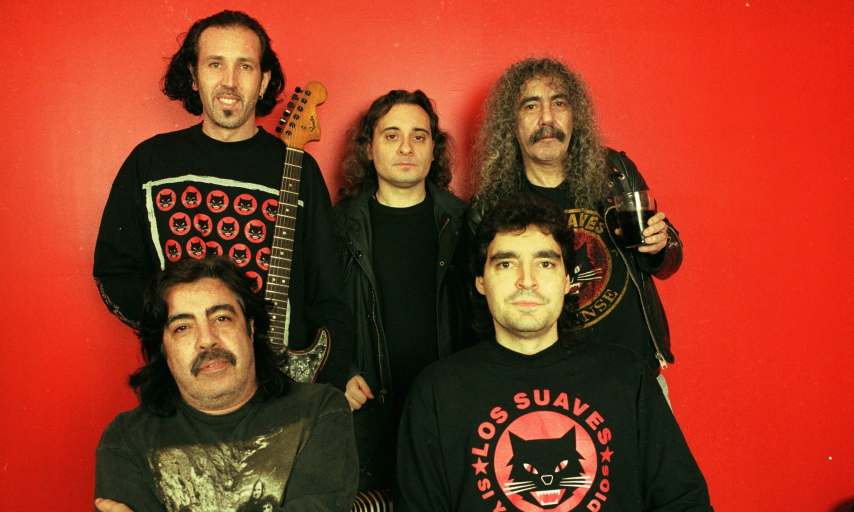
#> input picture img/suaves-foto.jpg, 2560 x 1536 px (shown at 1/3 size)
$ python caras.py
#> lines starting #> are read from the running program, lines starting #| are printed output that depends on the picture; after the words box and inside, x2 and y2 are one past the last pixel; in counts of white or black regions, pixels touching at a corner belong together
### utils/Img.py
import numpy as np
from matplotlib import pyplot as plt
import cv2 as cv

ROJO = (0, 0, 255)
VERDE = (0, 255, 0)
AZUL = (255, 0, 0)
TRANSPARENTE = (0, 0, 0, 0)


def cargar_imagen(route: str = 'img/kong.jpg', window_name: str = 'prueba1', mostrar=False) -> np.ndarray:
#> called with route = 'img/suaves-foto.jpg', window_name = 'prueba1', mostrar = False
    src = cv.imread(route)
#> src is the input picture: shape (1536, 2560, 3); mean B, G, R 34.8, 58.3, 147.4
    if mostrar:
        cv.namedWindow(window_name, cv.WINDOW_AUTOSIZE)
        cv.imshow(window_name, src)
        cv.waitKey(0)
    return src


# [42 lines left out: functions print_image_info, show_3_gray, separar_rgb, separar_hsv, separar_luv, not called in this run]


def unir_colores(red, green, blue):
    return cv.merge([blue, green, red])


def escala_grises(img, mostrar_var=False):
#> called with mostrar_var = False
    grises = cv.cvtColor(img, cv.COLOR_RGB2GRAY)
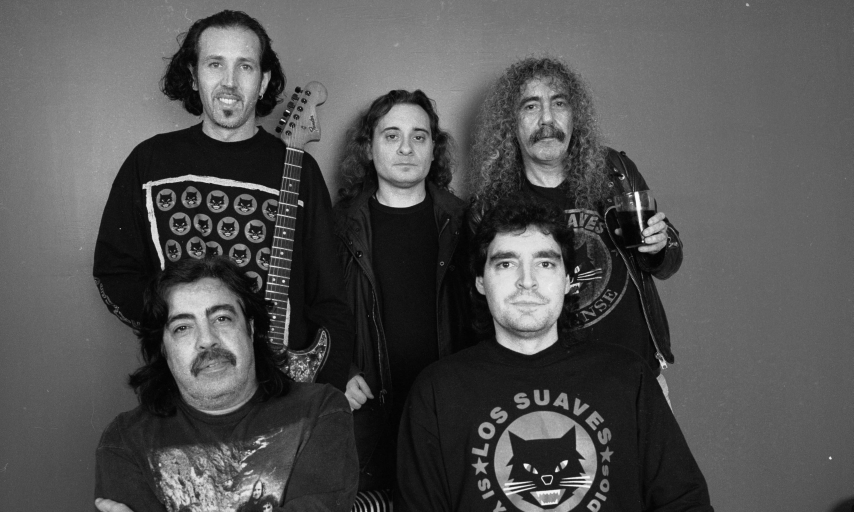
#> grises: shape (1536, 2560) (shown at 1/3 size); min 0, max 254, mean 82.3
    if mostrar_var:
        mostrar(grises, gris=True)
    return grises


# [47 lines left out: functions ver_todos_los_grises, restar_imagenes, sumar_imagenes, multiplicar_imagenes, dividir_imanenes, ver_cambios_entre, not called in this run]


def mostrar(img, gris=False):
    if gris:
        plt.imshow(img, cmap="gray")
    else:
        plt.imshow(img)
    plt.show()


# [100 lines left out: functions mostrar_rgb, binarizar, binarizar_inv, normalizar_entre_01, mostar_histograma, histograma_equalized and 4 more, not called in this run]

### utils/Camera.py
import numpy as np
import cv2 as cv
import face_recognition


def obtener_frame(capturadora: cv.VideoCapture):
    ret, frame = capturadora.read()
    if not ret:
        capturadora.release()
        cv.destroyAllWindows()
        exit(0)

    frame = cv.flip(frame, 1)
    return frame


# [5 lines left out: function pintar_ayuda, not called in this run]


def mostrar_frame(frame: np.ndarray, accion: int):
    cv.imshow("Video", frame)
    k = cv.waitKey(accion)
    if k == ord(' ') & 0xFF:
        if accion == 1:
            return 0
        else:
            return 1
    if k == ord('q') & 0xFF:
        return -1


# [6 lines left out: function pintar_borde_cara, not called in this run]


def get_camera():
    return cv.VideoCapture(1, cv.CAP_DSHOW)


def video_capture(operacion=None, operacion_params=None, mouse_callback=None):
    captura_video = get_camera()
    cv.namedWindow("Video")
    accion = 1
    first_frame = True
    while True:
        frame = obtener_frame(captura_video)
        if first_frame:
            first_frame = False
            mascara = np.zeros(frame.shape, dtype=np.uint8)
        # funcion que se le pasa como parametro
        if operacion:
            frame = operacion(frame, operacion_params)
        if mouse_callback:
            cv.setMouseCallback("Video", mouse_callback, param=frame)
        if frame is None:
            print("None frame")
            continue
        accion = mostrar_frame(frame, accion)
        if accion == -1:
            break
        if accion == 0:
            accion = 0
        else:
            accion = 1

### caras.py
import cv2 as cv
import numpy as np
from utils import Img
from utils import Camera


def __detectar(image: np.ndarray, clasifier: str) -> np.ndarray:
    copy = image.copy()
    gris = Img.escala_grises(copy)
    detector = cv.CascadeClassifier(cv.data.haarcascades + clasifier)
    buscado = detector.detectMultiScale(gris, 1.25, 5)
#> buscado = [[752, 1456, 37, 37], [1538, 1168, 59, 59], [561, 95, 256, 256], [1519, 228, 236, 236], [1103, 324, 226, 226], [1433, 679, 297, 297], [440, 829, 353, 353]]

    return buscado


def detectar_bocas(image: np.ndarray):
    bocas = "haarcascade_smile.xml"
    return __detectar(image, bocas)


def detectar_ojos(image: np.ndarray):
    ojos = "haarcascade_eye.xml"
    return __detectar(image, ojos)


def detectar_caras(image: np.ndarray):
    caras = "haarcascade_frontalface_default.xml"
    return __detectar(image, caras)


def pintar_bordes(image: np.ndarray, bordes: np.ndarray, color: tuple = (10, 255, 10)) -> np.ndarray:
    copy = image.copy()
    for (x, y, w, h) in bordes:
        cv.rectangle(copy, (x, y), (x + w, y + h), color, 2)
    return copy


def detectar_cosas(image, params=None):
    caras = detectar_caras(image)
#> caras has the same summary as buscado in __detectar
    ojos = detectar_ojos(image)
#> ojos = [[622, 172, 47, 47], [1609, 765, 58, 58], [709, 176, 51, 51], [1149, 384, 53, 53], [1229, 389, 50, 50], [1485, 767, 56, 56], [1568, 299, 48, 48], [637, 929, 59, 59], [1648, 287, 52, 52], [512, 955, 64, 64]]
    sonrisas = detectar_bocas(image)
#> in __detectar (call 3), `buscado = detector.detectMultiScale(gris, 1.25, 5)`: buscado = 70 rows, first 6: [2218, 4, 49, 25], [521, 677, 44, 22], [662, 691, 44, 22], [747, 703, 40, 20], [575, 750, 41, 20], [696, 770, 45, 22]
#> sonrisas has the same summary as buscado in __detectar
    sonrisas1 = np.empty((0, 4), int)
    ojos1 = np.empty((0, 4), int)
    # RGB
    verde = (0, 255, 0)
    rojo = (255, 0, 0)
    azul = (0, 0, 255)

    # obtener los ojos dentro de una cara
    for cara in caras:
        x, y, w, h = cara
        for (x2, y2, w2, h2) in ojos:
            if x < x2 < x + w and y < y2 < y + h:
                ojos1 = np.append(ojos1, [[x2, y2, w2, h2]], axis=0)
#> this loop made 7 passes

    for (x, y, w, h) in caras:
        for (x2, y2, w2, h2) in sonrisas:
            if x < x2 < (x + w) and y < y2 < (y + h):
                sonrisas1 = np.append(sonrisas1, [[x2, y2, w2, h2]], axis=0)

    image = pintar_bordes(image, bordes=caras, color=verde)
#> the loop in pintar_bordes, `for (x, y, w, h) in bordes:` made 7 passes
#> after the loop in pintar_bordes, `for (x, y, w, h) in bordes:`:
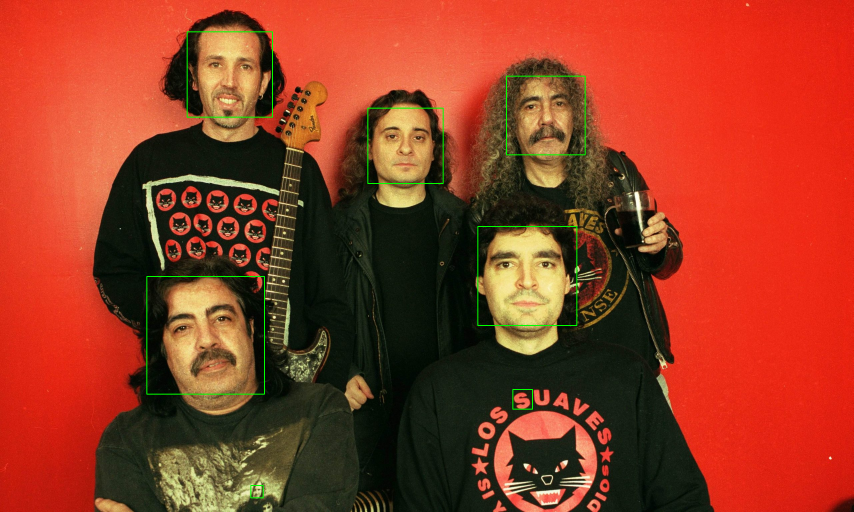
#> copy: shape (1536, 2560, 3) (shown at 1/3 size); mean R, G, B 147, 59.2, 34.7
    image = pintar_bordes(image, bordes=ojos1, color=rojo)
#> call 2 of pintar_bordes, with bordes = array of shape (10, 4), color = (255, 0, 0)
#> after the loop in pintar_bordes (call 2), `for (x, y, w, h) in bordes:`:
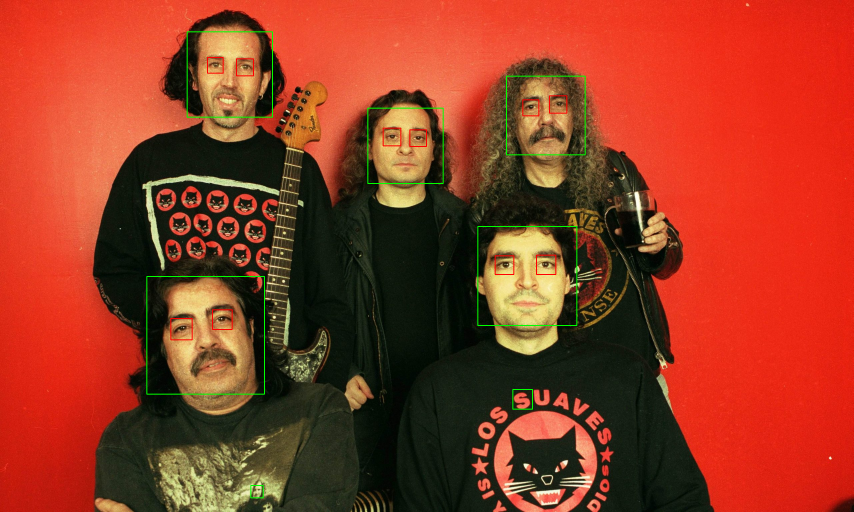
#> copy: shape (1536, 2560, 3) (shown at 1/3 size); 0.16% of pixels changed, all inside (x1, y1, x2, y2) = (511, 171, 1702, 1021)
    image = pintar_bordes(image, bordes=sonrisas1, color=azul)
#> call 3 of pintar_bordes, with bordes = array of shape (16, 4), color = (0, 0, 255)
#> after the loop in pintar_bordes (call 3), `for (x, y, w, h) in bordes:`:
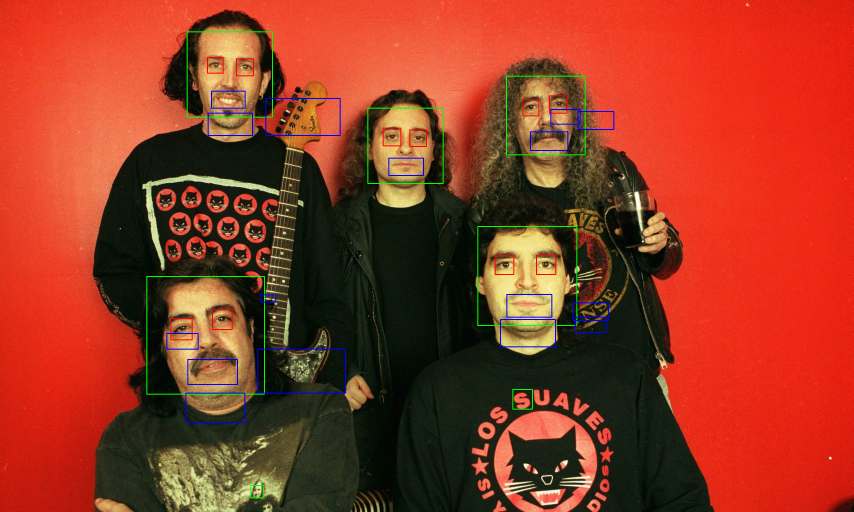
#> copy: shape (1536, 2560, 3) (shown at 1/3 size); 0.48% of pixels changed, all inside (x1, y1, x2, y2) = (499, 272, 1843, 1269)

    return image


def main():
    image = Img.cargar_imagen("img/suaves-foto.jpg")
    # Camera.video_capture(detectar_cosas)
    image = cv.cvtColor(image, cv.COLOR_BGR2RGB)
    image = detectar_cosas(image)
    Img.mostrar(image)

    Camera.video_capture(detectar_cosas)
#> the loop in video_capture, `while True:` made 1 pass; (key q is pressed on pass 1)
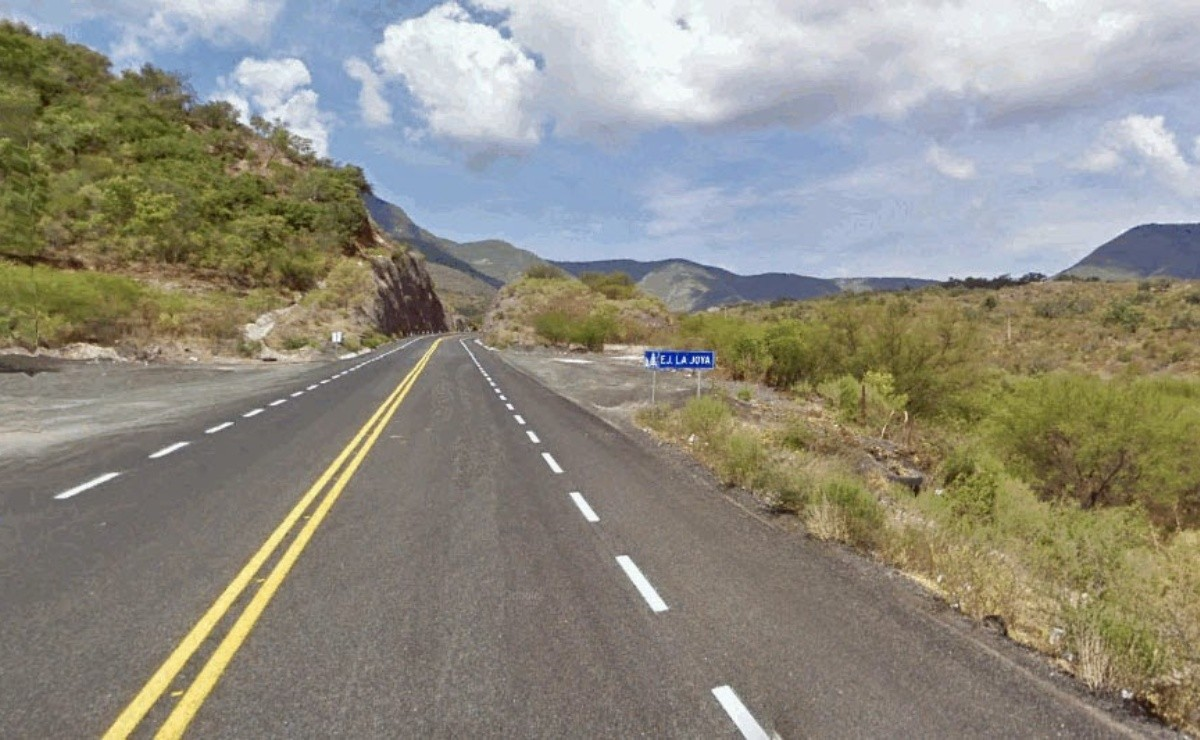
#> input picture img/carretera.jpg, 1200 x 740 px, given in place of the camera
#> pass 1, in obtener_frame, `frame = cv.flip(frame, 1)`:
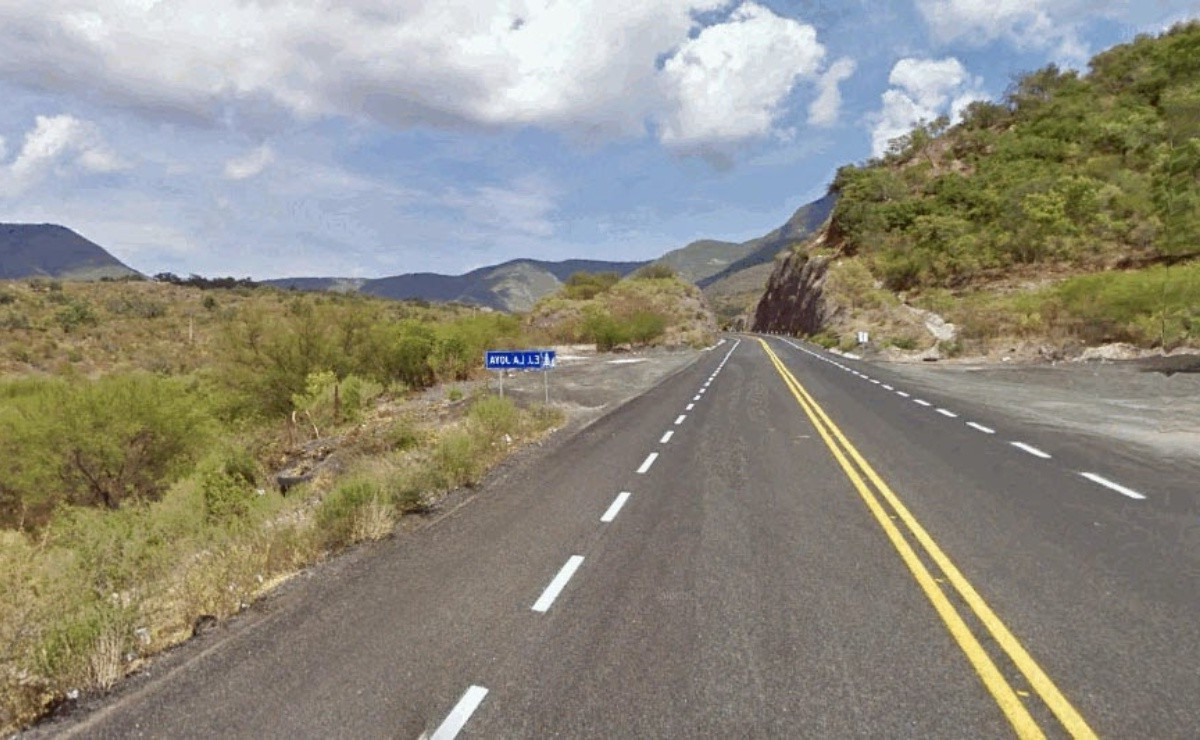
#> frame: shape (740, 1200, 3); mean B, G, R 128.6, 140.3, 143.3
#> pass 1, in escala_grises (call 4), `grises = cv.cvtColor(img, cv.COLOR_RGB2GRAY)`:
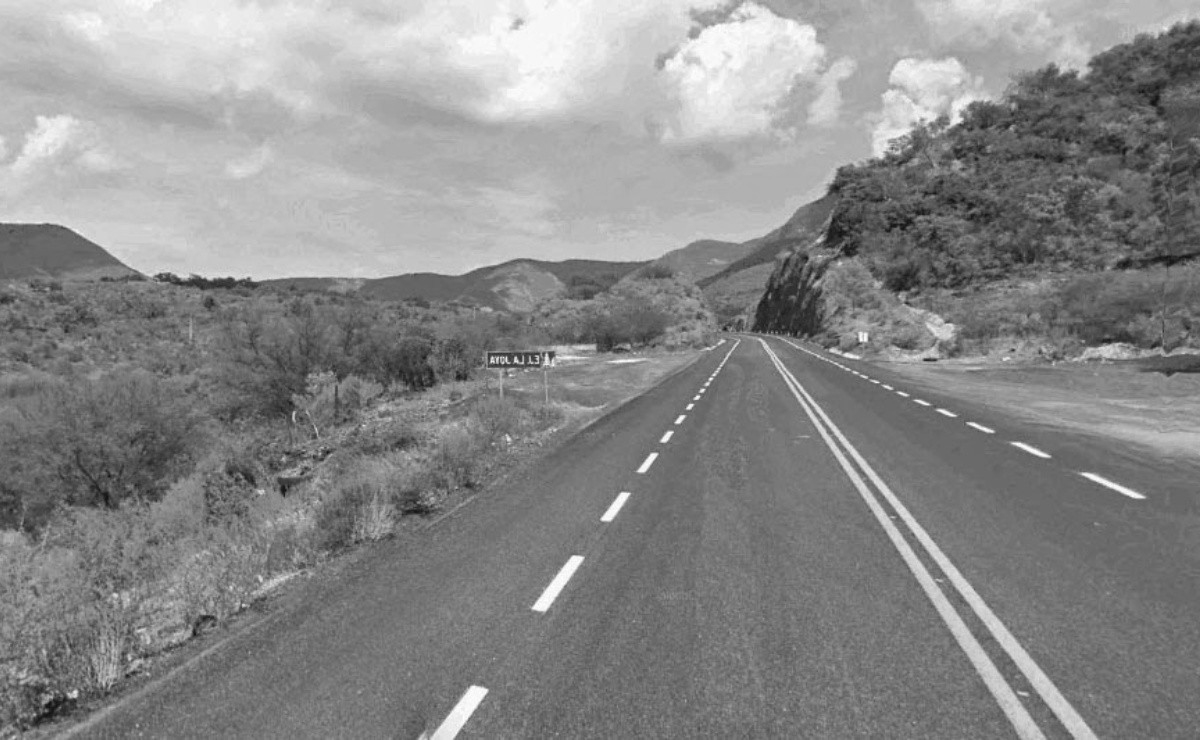
#> grises: shape (740, 1200); min 15, max 255, mean 137.1
#> after the loop in video_capture, `while True:`: mascara: shape (740, 1200, 3); every value is 0
#> after the loop in video_capture, `while True:`: first_frame = False


if __name__ == '__main__':
    main()
